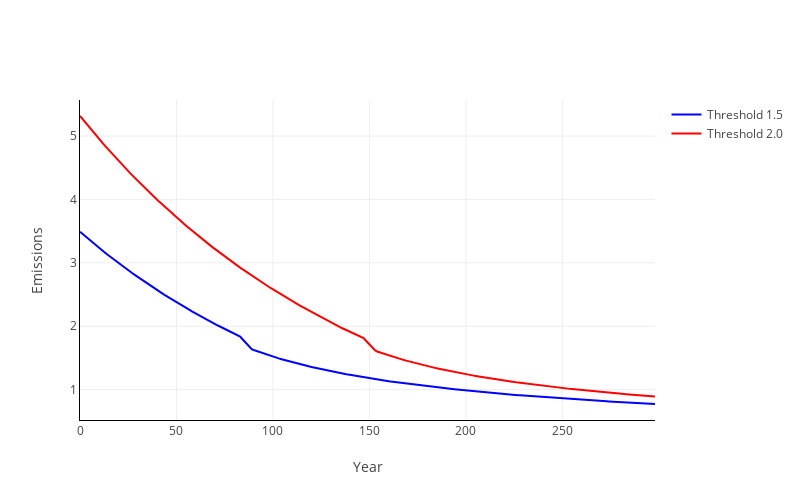

Notebook code for this chart:
### Code cell
plot_basic_ems(simulation_res_high, simulation_res_low, 299)

### Figure 1 — Plotly figure (JSON) as saved in the notebook; plotly's stock layout.template omitted (floating-point values rounded to 4 significant figures; data arrays with more than 128 entries replaced by an {"elided": "..."} marker saying what was removed)
{"data": [{"line": {"color": "red"}, "name": "Threshold 2.0", "type": "scatter", "x": {"elided": "300 int values"}, "y": {"elided": "299 float values"}}, {"line": {"color": "blue"}, "name": "Threshold 1.5", "type": "scatter", "x": {"elided": "300 int values"}, "y": {"elided": "299 float values"}}], "layout": {"height": 500, "legend": {"traceorder": "reversed"}, "width": 800, "xaxis": {"linecolor": "black", "showgrid": true, "showline": true, "title": {"text": "Year"}}, "yaxis": {"linecolor": "black", "showline": true, "title": {"text": "Emissions"}}}}
